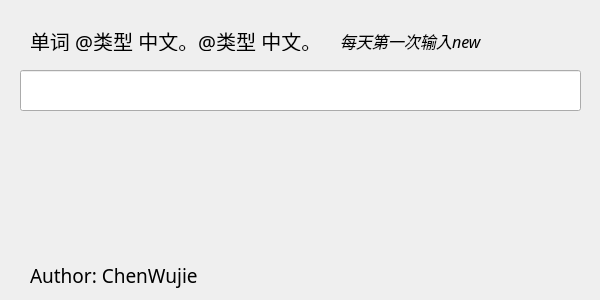
<?xml version="1.0" encoding="UTF-8"?>
<ui version="4.0">
 <class>Word2MD</class>
 <widget class="QWidget" name="Word2MD">
  <property name="windowModality">
   <enum>Qt::WindowModal</enum>
  </property>
  <property name="geometry">
   <rect>
    <x>0</x>
    <y>0</y>
    <width>600</width>
    <height>300</height>
   </rect>
  </property>
  <property name="minimumSize">
   <size>
    <width>600</width>
    <height>300</height>
   </size>
  </property>
  <property name="maximumSize">
   <size>
    <width>600</width>
    <height>300</height>
   </size>
  </property>
  <property name="font">
   <font>
    <family>隶书</family>
    <pointsize>16</pointsize>
   </font>
  </property>
  <property name="windowTitle">
   <string>Word2MD</string>
  </property>
  <property name="windowOpacity">
   <double>0.700000000000000</double>
  </property>
  <property name="layoutDirection">
   <enum>Qt::RightToLeft</enum>
  </property>
  <widget class="QLineEdit" name="lineEdit">
   <property name="geometry">
    <rect>
     <x>20</x>
     <y>70</y>
     <width>561</width>
     <height>41</height>
    </rect>
   </property>
   <property name="font">
    <font>
     <family>楷体</family>
     <pointsize>16</pointsize>
    </font>
   </property>
   <property name="autoFillBackground">
    <bool>false</bool>
   </property>
   <property name="text">
    <string/>
   </property>
  </widget>
  <widget class="QLabel" name="label">
   <property name="geometry">
    <rect>
     <x>30</x>
     <y>30</y>
     <width>291</width>
     <height>21</height>
    </rect>
   </property>
   <property name="font">
    <font>
     <family>楷体</family>
     <pointsize>15</pointsize>
    </font>
   </property>
   <property name="toolTipDuration">
    <number>4</number>
   </property>
   <property name="text">
    <string>单词 @类型 中文。@类型 中文。</string>
   </property>
  </widget>
  <widget class="QLabel" name="label_2">
   <property name="geometry">
    <rect>
     <x>20</x>
     <y>120</y>
     <width>561</width>
     <height>121</height>
    </rect>
   </property>
   <property name="font">
    <font>
     <family>楷体</family>
     <pointsize>15</pointsize>
     <kerning>false</kerning>
    </font>
   </property>
   <property name="mouseTracking">
    <bool>false</bool>
   </property>
   <property name="text">
    <string/>
   </property>
   <property name="alignment">
    <set>Qt::AlignLeading|Qt::AlignLeft|Qt::AlignTop</set>
   </property>
   <property name="wordWrap">
    <bool>true</bool>
   </property>
   <property name="textInteractionFlags">
    <set>Qt::NoTextInteraction</set>
   </property>
  </widget>
  <widget class="QLabel" name="label_3">
   <property name="geometry">
    <rect>
     <x>340</x>
     <y>30</y>
     <width>151</width>
     <height>21</height>
    </rect>
   </property>
   <property name="font">
    <font>
     <family>楷体</family>
     <pointsize>12</pointsize>
     <weight>50</weight>
     <italic>true</italic>
     <bold>false</bold>
     <underline>true</underline>
    </font>
   </property>
   <property name="text">
    <string>每天第一次输入new</string>
   </property>
  </widget>
  <widget class="QLabel" name="label_4">
   <property name="geometry">
    <rect>
     <x>30</x>
     <y>260</y>
     <width>211</width>
     <height>31</height>
    </rect>
   </property>
   <property name="font">
    <font>
     <family>华文隶书</family>
     <pointsize>14</pointsize>
    </font>
   </property>
   <property name="text">
    <string>Author: ChenWujie</string>
   </property>
  </widget>
 </widget>
 <resources/>
 <connections/>
</ui>
